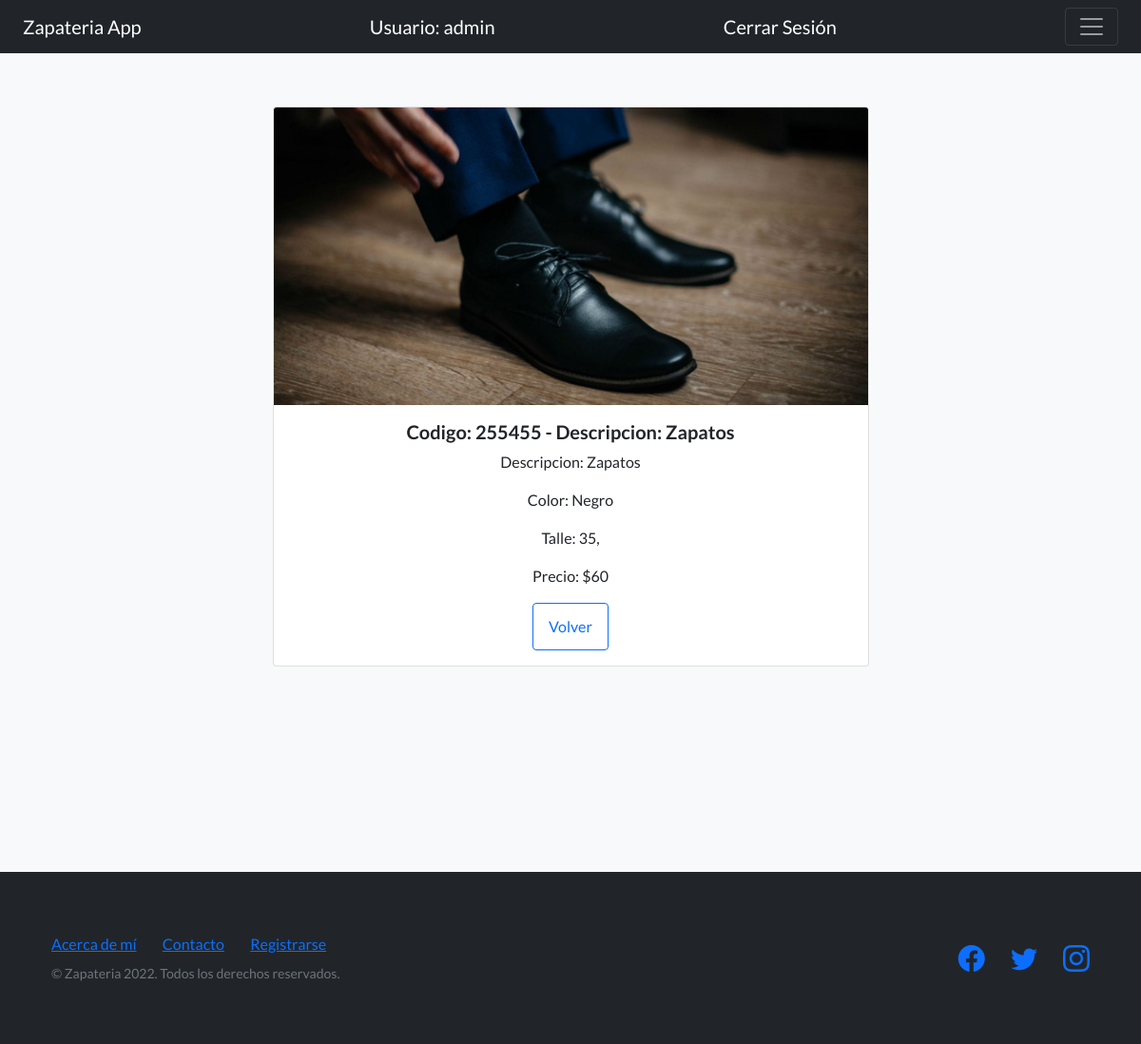
/detalleArticulos/6 (signed in), run on an earlier commit of the app's database.
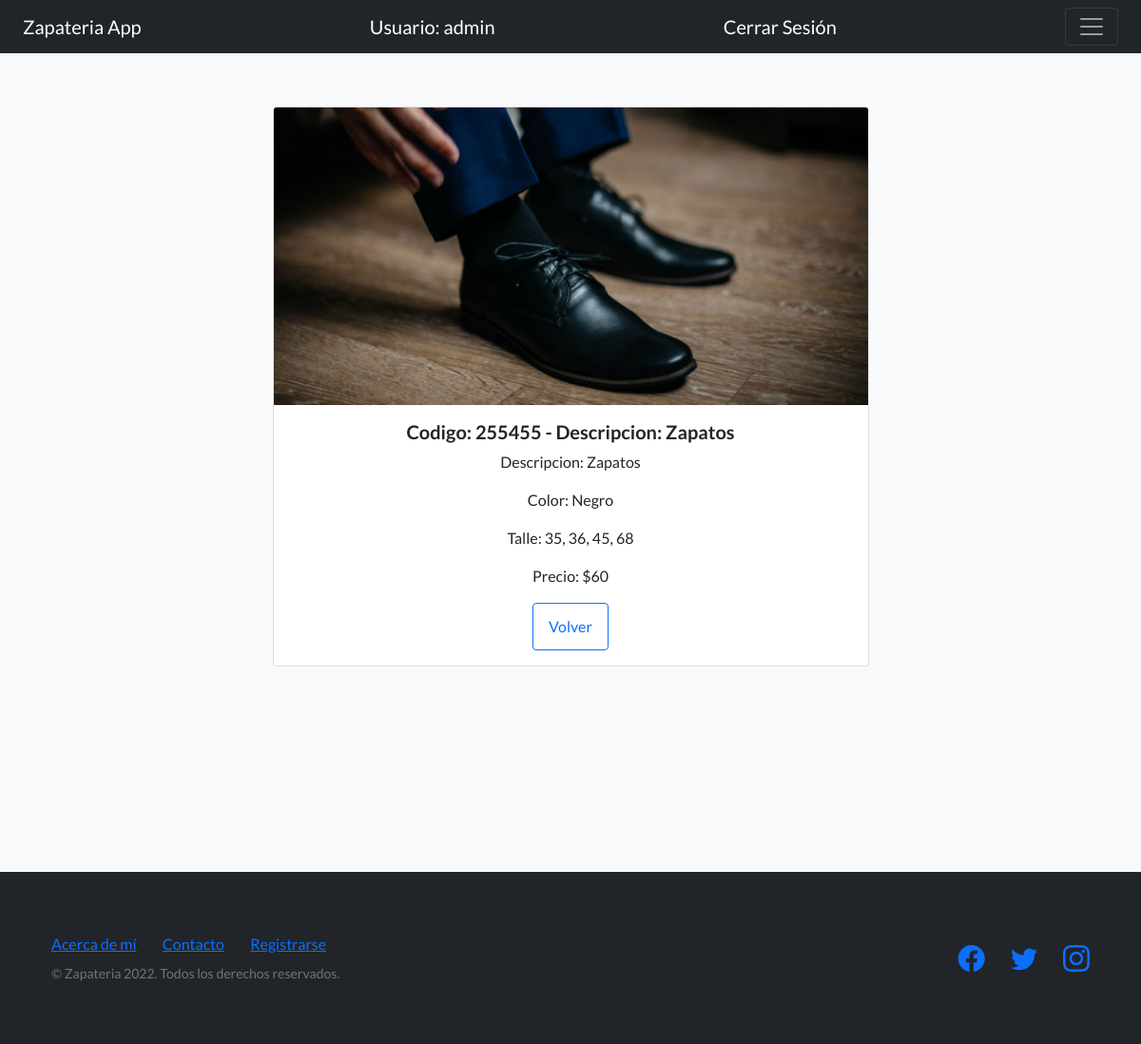
And on a later commit of the database.
### AppProyectoFinalPython/models.py (models this page shows)
class Articulo(models.Model):
    CodigoArticulo = models.CharField(max_length=8)
    Descripcion = models.CharField(max_length=30)
    Color = models.CharField(max_length=30)
    Talle = models.CharField(max_length=20)
    Precio = models.CharField(max_length=20)
    CodigoBarra = models.CharField(max_length=30)
    imagen = models.ImageField(upload_to='articulos', blank=True, null=True)
    def __str__(self) -> str:
        return f'Codigo: {self.CodigoArticulo} - Descripcion: {self.Descripcion}'

### AppProyectoFinalPython/views.py (the view)
# urls.py: path('detalleArticulos/<int:pk>', ArticuloDetail.as_view(), name="DetalleArticulos"),
class ArticuloDetail(LoginRequiredMixin, DetailView):
    model = Articulo
    template_name = './Articulos/articulo_detail.html'
    context_object_name = 'Articulo'

### AppProyectoFinalPython/templates/Articulos/articulo_detail.html
{% extends 'navBar.html'%}
{% load static %}
{% block blockDinamico %}
<section class="features-icons bg-light text-center">
    <div class="container mb-2">
        <div class="row justify-content-center">
            <div class="col-lg-8 col-xl-7" >
                <div class="card">
                    <img src="{{Articulo.imagen.url}}" class="card-img-top"  alt="avatar">
                    <div class="card-body">
                      <h5 class="card-title">{{Articulo}}</h5>
                      <p class="card-text">Descripcion: {{Articulo.Descripcion}}</p>
                      <p class="card-text">Color: {{Articulo.Color}}</p>
                      <p class="card-text">Talle: {{Articulo.Talle}}</p>
                      <p class="card-text">Precio: ${{Articulo.Precio}}</p>
                      <a type="button" class="btn btn-outline-primary" href="{% url 'ListaArticulos' %}">
                        Volver
                      </a>
                    </div>
                </div>
               <br>
               <br>
               <br>
               <br>
            </div>
        </div>
    </div>
</section>
{% endblock blockDinamico %}

What changed in the data, as far as the page shows it:
changed Articulo "Codigo: 255455 - Descripcion: Zapatos": Talle "35," → "35, 36, 45, 68"
